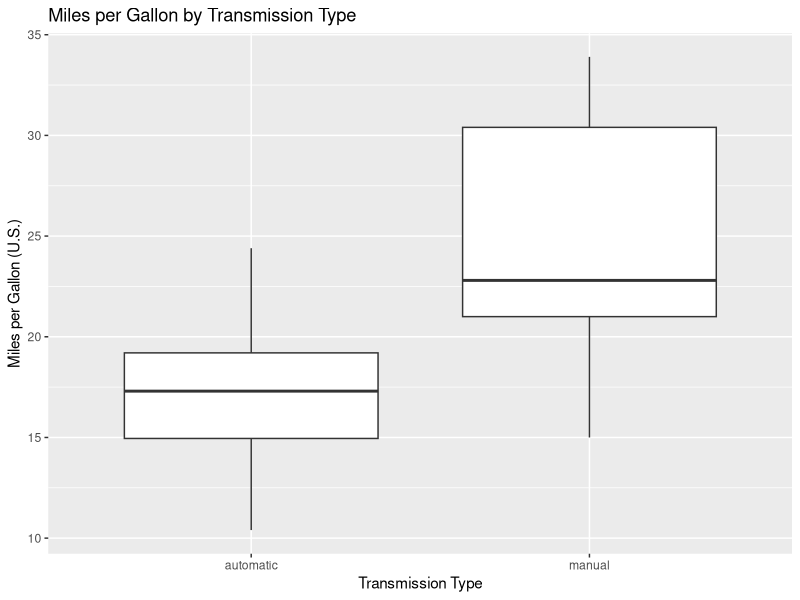
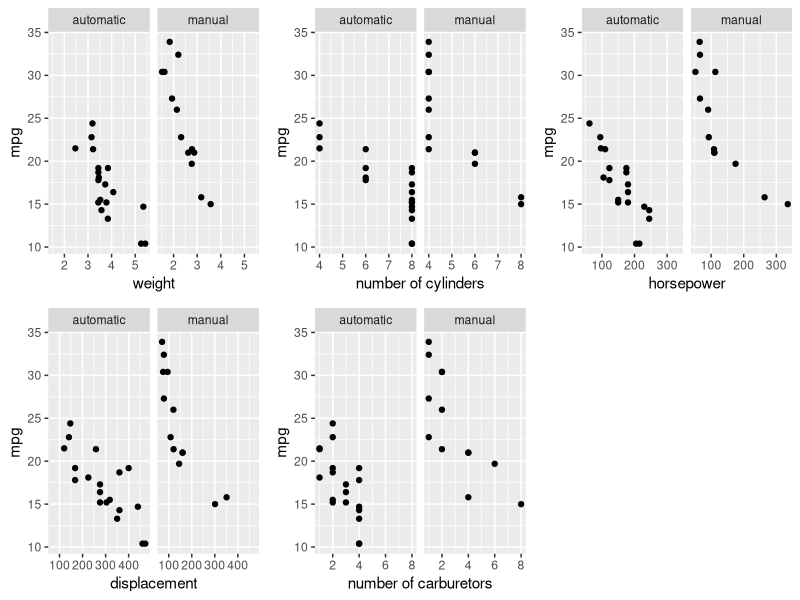
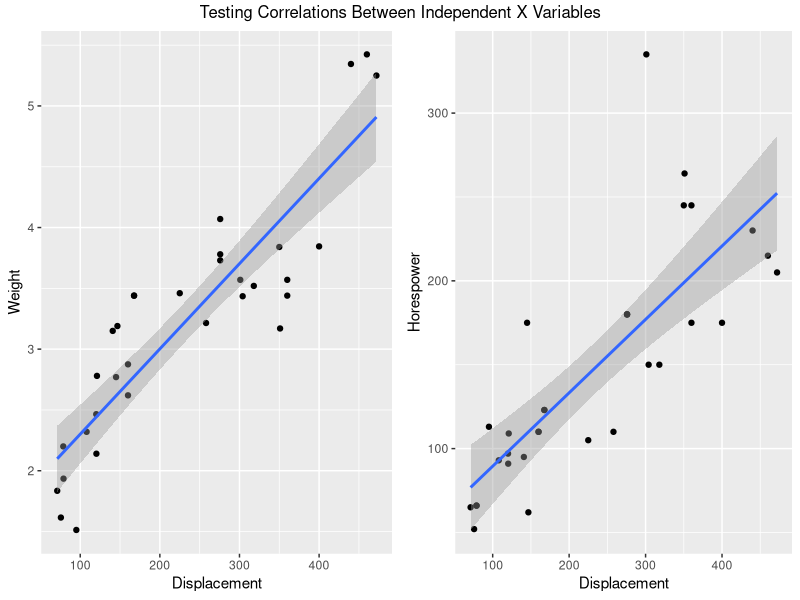

Generate these figures, in order, with R:
## ---- chunk 1

library(ggplot2)
library(gridExtra)

# calling up and cloning data set for analysis
# converting am variable to factor
data(mtcars)
analysis <- mtcars
analysis$am <- sapply(analysis$am, function(x) ifelse(x==0, "automatic","manual"))

p <- ggplot(analysis) + geom_boxplot(aes(x=am,y=mpg)) +
  xlab("Transmission Type") +
  ylab("Miles per Gallon (U.S.)") +
  ggtitle("Miles per Gallon by Transmission Type")
p

## ---- chunk 2
transa <- subset(analysis,am=="automatic") 
transm <- subset(analysis,am=="manual")

t.test(transa$mpg,transm$mpg)
## ---- chunk 3
p.wt <- ggplot(analysis) + geom_point(aes(x=wt,y=mpg)) + facet_grid(.~am) +
  xlab("weight")

p.cyl <- ggplot(analysis) + geom_point(aes(x=cyl,y=mpg)) + facet_grid(.~am) +
  xlab("number of cylinders")

p.hp <- ggplot(analysis) + geom_point(aes(x=hp,y=mpg)) + facet_grid(.~am) +
  xlab("horsepower")

p.disp <- ggplot(analysis) + geom_point(aes(x=disp,y=mpg)) + facet_grid(.~am) +
  xlab("displacement")

p.carb <- ggplot(analysis) + geom_point(aes(x=carb,y=mpg)) + facet_grid(.~am) +
  xlab("number of carburetors")

grid.arrange(p.wt,p.cyl,p.hp, p.disp,p.carb,ncol=3,nrow=2)
## ---- chunk 4
p.dw <- ggplot(analysis,aes(x=disp,y=wt)) + 
  geom_point() +
  stat_smooth(method="lm") +
  xlab("Displacement") +
  ylab("Weight")
p.dh <- ggplot(analysis, aes(x=disp,y=hp)) +
  geom_point() +
  stat_smooth(method="lm") +
  xlab("Displacement") +
  ylab("Horespower")

grid.arrange(p.dw,p.dh,ncol=2,nrow=1, top="Testing Correlations Between Independent X Variables")
